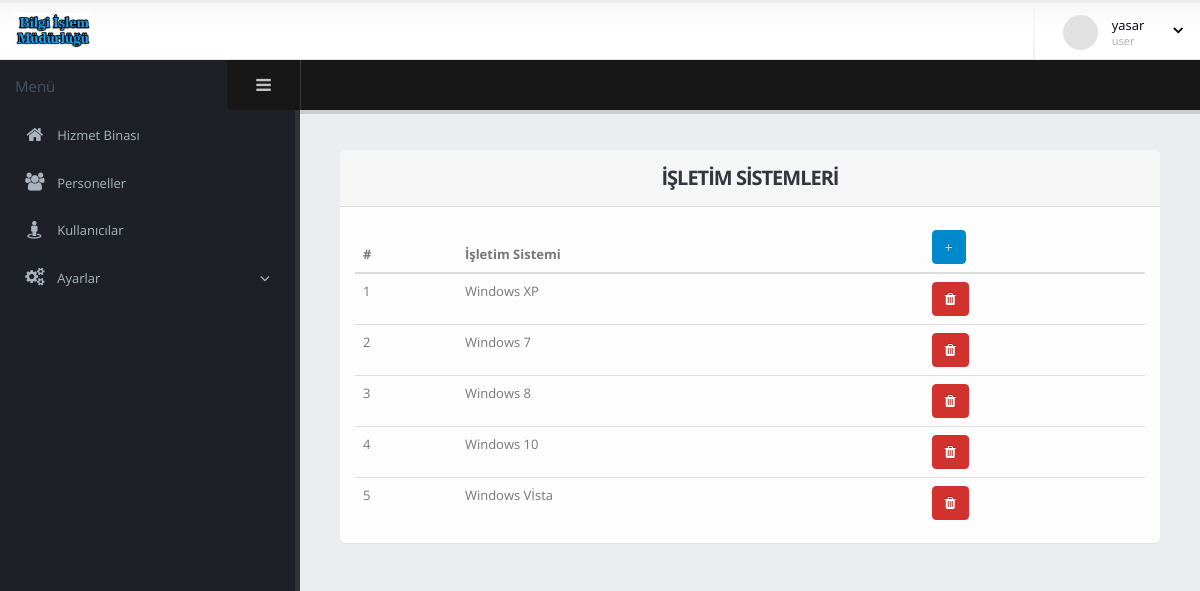
The page /b_isletimsistemi.php (signed in) on the database its author committed.
### tables this page shows
CREATE TABLE IF NOT EXISTS `user` (
  `id` int(11) NOT NULL AUTO_INCREMENT,
  `ad` varchar(255) NOT NULL,
  `sifre` varchar(255) NOT NULL,
  `yetki` varchar(255) NOT NULL,
  PRIMARY KEY (`id`)
);

CREATE TABLE IF NOT EXISTS `isletimsistemi` (
  `id` int(11) NOT NULL AUTO_INCREMENT,
  `ad` varchar(255) NOT NULL,
  PRIMARY KEY (`id`)
);

### b_isletimsistemi.php (the view, shortened to what this page needs)
<?php
include "header.php";
include "db.php";
 ?>
 <section role="main" class="content-body">
   <header class="page-header">
   </header>
     <div class="row">
       <div class="col-md-12">
 								<section class="panel">
 									<header class="panel-heading">
 									<h2 class="panel-title"><b>İŞLETİM SİSTEMLERİ</b></h2>
 									</header>
 									<div class="panel-body">
 										<div class="table-responsive">
 											<table class="table table-hover mb-none">
 												<thead>
 													<tr>
 														<th>#</th>
 														<th>İşletim Sistemi</th>
 														<th><a class="modal-with-form btn btn-primary" href="#modalForm"><i class="fa  glyphicon-plus"></i></a></th>
 													</tr>
 												</thead>
 												<tbody>
                          <?php
                             $bilgisayar = $db->query("SELECT * FROM isletimsistemi", PDO::FETCH_ASSOC);
                             if ( $bilgisayar->rowCount() ){
                             foreach( $bilgisayar as $b_isletim ){
                          ?>
 													<tr>
 														<td><?php echo $b_isletim['id']; ?></td>
 														<td><?php echo $b_isletim['ad']; ?></td>
 											      <td><a href="b_isletimsistemi_sil_sonuc.php?id=<?php echo $b_isletim["id"]; ?>" class="delete-row"><button class="btn btn-danger"><i class="fa fa-trash"></i></button></a></td>
 													</tr>
                          <?php  } } ?>
 												</tbody>
 											</table>
 										</div>
 									</div>
 								</section>
 							</div>
     </div>
 </section>
</div>
</section>
<?php
include "footer.php";
 ?>

### header.php (shortened to what this page needs)
<?php
include "db.php";
if($_SESSION["login"]==true){
$id=$_SESSION["id"];
$query = $db->query("SELECT * FROM user WHERE id = '{$id}'")->fetch(PDO::FETCH_ASSOC);
 if ($query){
?>
<!doctype html>
<html class="fixed">
	<head>
		<link rel="stylesheet" href="assets/vendor/bootstrap/css/bootstrap.css" />
		<link rel="stylesheet" href="assets/vendor/font-awesome/css/font-awesome.css" />
		<link rel="stylesheet" href="assets/vendor/magnific-popup/magnific-popup.css" />
		<link rel="stylesheet" href="assets/vendor/bootstrap-datepicker/css/datepicker3.css" />
		<link rel="stylesheet" href="assets/vendor/select2/select2.css" />
		<link rel="stylesheet" href="assets/vendor/pnotify/pnotify.custom.css" />
		<link rel="stylesheet" href="assets/vendor/jquery-datatables-bs3/assets/css/datatables.css" />
    <link rel="stylesheet" href="assets/vendor/jquery-ui/css/ui-lightness/jquery-ui-1.10.4.custom.css" />
		<link rel="stylesheet" href="assets/vendor/bootstrap-multiselect/bootstrap-multiselect.css" />
		<link rel="stylesheet" href="assets/vendor/bootstrap-tagsinput/bootstrap-tagsinput.css" />
		<link rel="stylesheet" href="assets/vendor/bootstrap-colorpicker/css/bootstrap-colorpicker.css" />
		<link rel="stylesheet" href="assets/vendor/bootstrap-timepicker/css/bootstrap-timepicker.css" />
		<link rel="stylesheet" href="assets/vendor/dropzone/css/basic.css" />
		<link rel="stylesheet" href="assets/vendor/dropzone/css/dropzone.css" />
		<link rel="stylesheet" href="assets/vendor/bootstrap-markdown/css/bootstrap-markdown.min.css" />
		<link rel="stylesheet" href="assets/vendor/summernote/summernote.css" />
		<link rel="stylesheet" href="assets/vendor/summernote/summernote-bs3.css" />
		<link rel="stylesheet" href="assets/vendor/codemirror/lib/codemirror.css" />
		<link rel="stylesheet" href="assets/vendor/codemirror/theme/monokai.css" />
		<link rel="stylesheet" href="assets/stylesheets/theme.css" />
		<link rel="stylesheet" href="assets/stylesheets/skins/default.css" />
		<link rel="stylesheet" href="assets/stylesheets/theme-custom.css">
	</head>
	<body>
		<section class="body">
			<header class="header">
				<div class="logo-container">
					<a href="anasayfa.php" class="logo">
						<img src="assets/images/logo.jpg" height="35" alt="" />
					</a>
				</div>
				<div class="header-right">
					<span class="separator"></span>
					<div id="userbox" class="userbox">
						<a href="#" data-toggle="dropdown">
							<figure class="profile-picture">
								<img src="assets/images/!logged-user.jpg" alt="Joseph Doe" class="img-circle" data-lock-picture="assets/images/!logged-user.jpg" />
							</figure>
							<div class="profile-info" data-lock-name="John Doe" data-lock-email="johndoe@okler.com">
								<span class="name"><?php echo $query["ad"];?></span>
								<span class="role"><?php echo $query["yetki"];?></span>
							</div>
							<i class="fa custom-caret"></i>
						</a>
					</div>
				</div>
			</header>
			<div class="inner-wrapper">
				<aside id="sidebar-left" class="sidebar-left">
					<div class="sidebar-header">
						<div class="sidebar-title">
							Menü
						</div>
						<div class="sidebar-toggle hidden-xs" data-toggle-class="sidebar-left-collapsed" data-target="html" data-fire-event="sidebar-left-toggle">
							<i class="fa fa-bars" aria-label="Toggle sidebar"></i>
						</div>
					</div>
					<div class="nano">
						<div class="nano-content">
							<nav id="menu" class="nav-main" role="navigation">
								<ul class="nav nav-main">
									<li>
										<a href="anasayfa.php">
											<i class="fa fa-home" aria-hidden="true"></i>
											<span>Hizmet Binası</span>
										</a>
									</li>
									<li>
										<a href="personel.php">
											<i class="fa fa-group" aria-hidden="true"></i>
											<span>Personeller</span>
										</a>
									</li>
									<li>
										<a href="user.php">
											<i class="fa fa-street-view" aria-hidden="true"></i>
											<span>Kullanıcılar</span>
										</a>
									</li>
                  <li class="nav-parent">
										<a>
											<i class="fa fa-gears" aria-hidden="true"></i>
											<span>Ayarlar</span>
										</a>
                  </li>
								</ul>
							</nav>
						</div>
					</div>
				</aside>
<?php
}}
else{
	header("location:index.php");
}
?>

### assets/stylesheets/skins/default.css (style rules this page uses)
a, .btn-link { color: #0088cc; }
body .btn-primary { color: #ffffff; text-shadow: 0 -1px 0 rgba(0, 0, 0, 0.25); background-color: #0088cc; border-color: #0088cc; }
body .btn-danger { color: #ffffff; text-shadow: 0 -1px 0 rgba(0, 0, 0, 0.25); background-color: #d2322d; border-color: #d2322d; }

### rows shown on the page
user: ad "yasar", yetki "user"
isletimsistemi: id "1", ad "Windows XP"
isletimsistemi: id "2", ad "Windows 7"
isletimsistemi: id "3", ad "Windows 8"
isletimsistemi: id "4", ad "Windows 10"
isletimsistemi: id "5", ad "Windows Vİsta"
